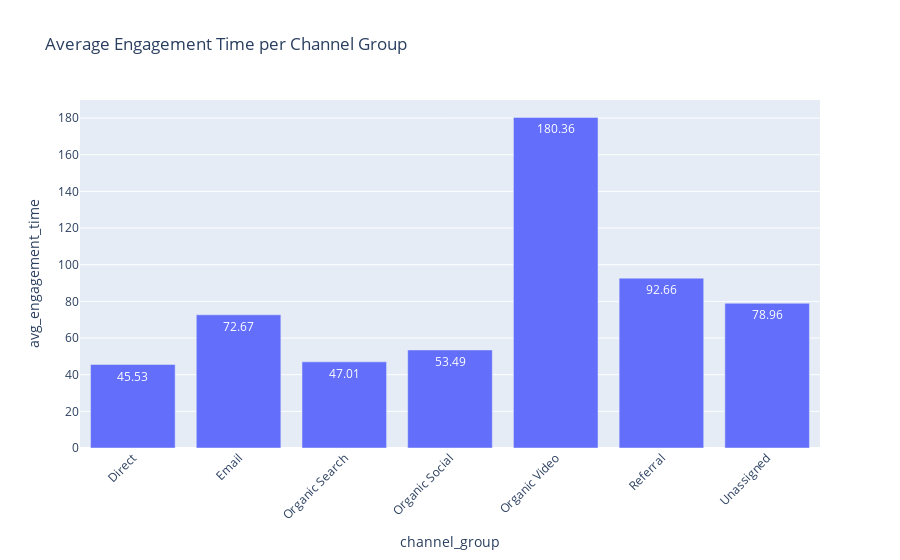

The code cell stored with this chart in its notebook:
### Markdown cell above
Channel VS Average Engagement Time

### Code cell
# Group and compute mean, then round to 2 decimal places
engagement_data = df.groupby("channel_group")["avg_engagement_time"].mean().round(2).reset_index()

# Create bar chart with formatted labels
fig = px.bar(
    engagement_data,
    x="channel_group",
    y="avg_engagement_time",
    title="Average Engagement Time per Channel Group",
    labels=["channel_group"],
    text=engagement_data["avg_engagement_time"].astype(str)
)

# Improve layout
fig.update_layout(xaxis_tickangle=-45, showlegend=False)
fig.show()

### Figure 1 — Plotly figure (JSON) as saved in the notebook; plotly's stock layout.template omitted (floating-point values rounded to 4 significant figures)
{"data": [{"alignmentgroup": "True", "hovertemplate": "channel_group=%{x}<br>avg_engagement_time=%{y}<br>text=%{text}<extra></extra>", "legendgroup": "", "marker": {"color": "#636efa", "pattern": {"shape": ""}}, "name": "", "offsetgroup": "", "orientation": "v", "showlegend": false, "text": ["45.53", "72.67", "47.01", "53.49", "180.36", "92.66", "78.96"], "textposition": "auto", "type": "bar", "x": ["Direct", "Email", "Organic Search", "Organic Social", "Organic Video", "Referral", "Unassigned"], "xaxis": "x", "y": [45.53, 72.67, 47.01, 53.49, 180.4, 92.66, 78.96], "yaxis": "y"}], "layout": {"barmode": "relative", "legend": {"tracegroupgap": 0}, "showlegend": false, "title": {"text": "Average Engagement Time per Channel Group"}, "xaxis": {"anchor": "y", "domain": [0, 1], "tickangle": -45, "title": {"text": "channel_group"}}, "yaxis": {"anchor": "x", "domain": [0, 1], "title": {"text": "avg_engagement_time"}}}}
